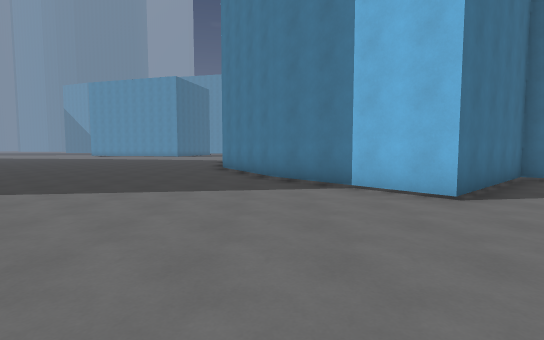
View 1 (above)

18 first-person views from a walk through a 3-D level made in the Godot game engine. The camera is 1.5 m above the floor, tilts 4° down and sees 85° across. The floor is counted in squares, 2 m on a side. Each view is taken from the middle of a square. On the plan, view 1 faces up. The plan holds only what a view shows up to about 10 squares ahead; the rest is blank. The place goes on beyond the plan.

View 2
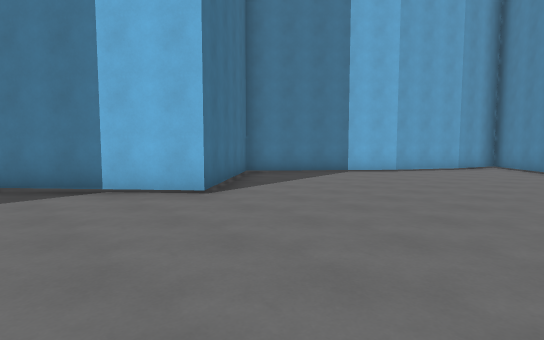

View 3
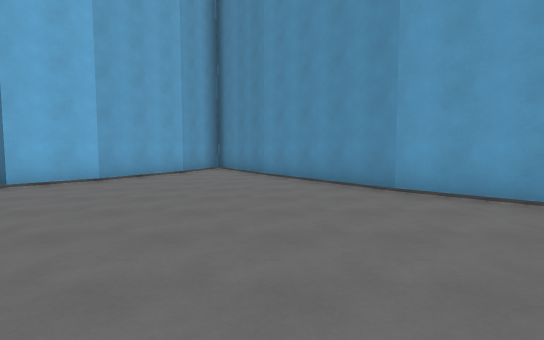

View 4
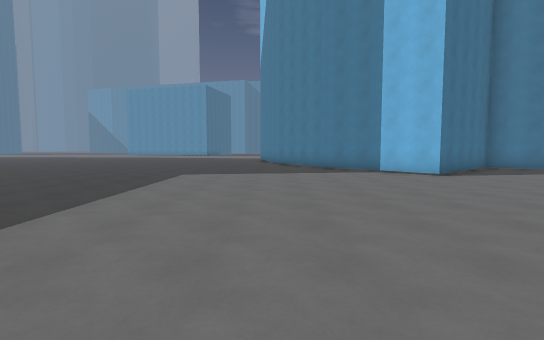

View 5
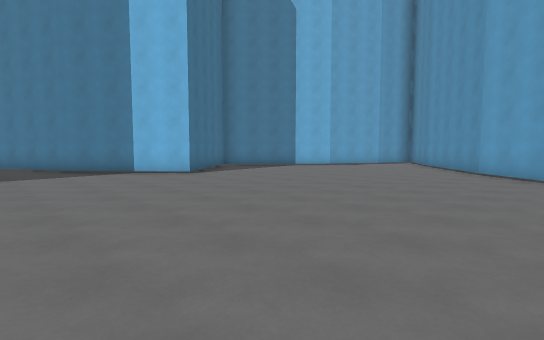

View 6
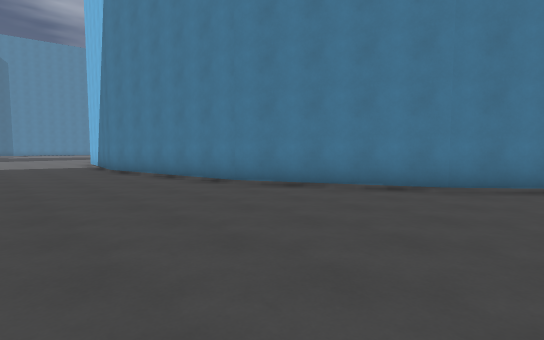

View 7
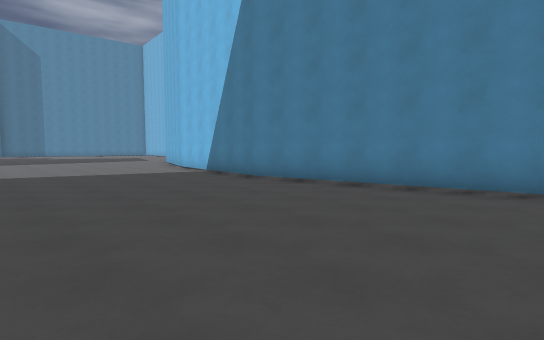

View 8
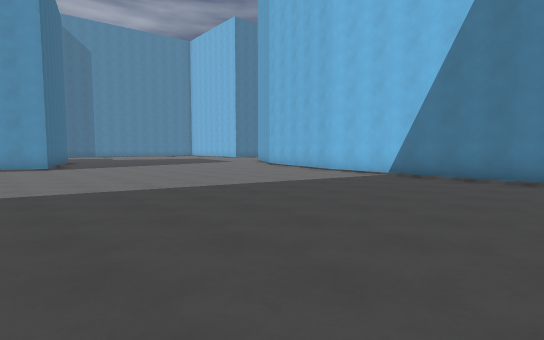

View 9
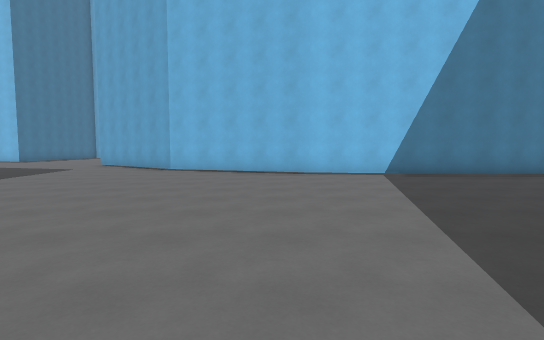

View 10
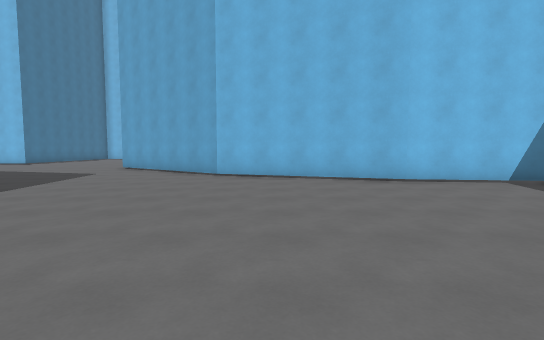

View 11
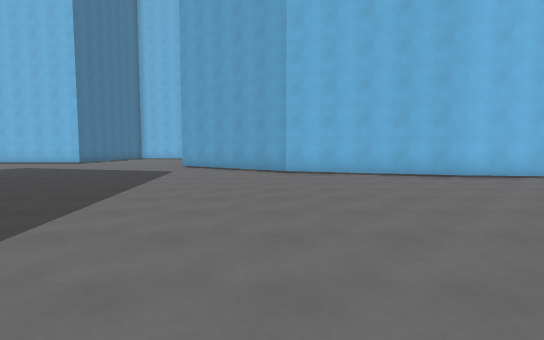

View 12
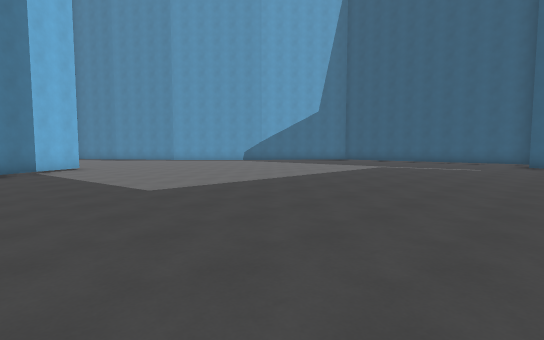

View 13
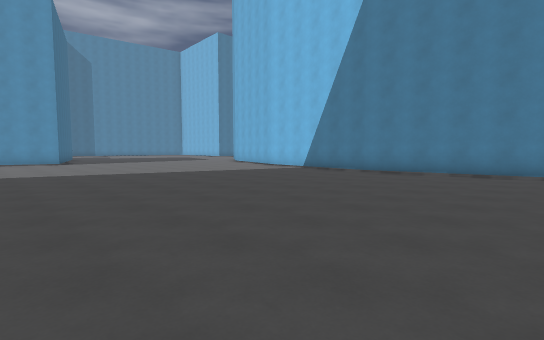

View 14
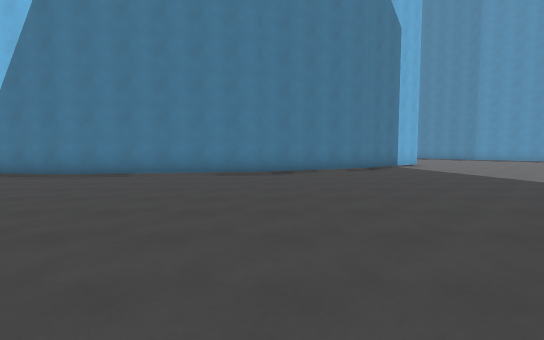

View 15
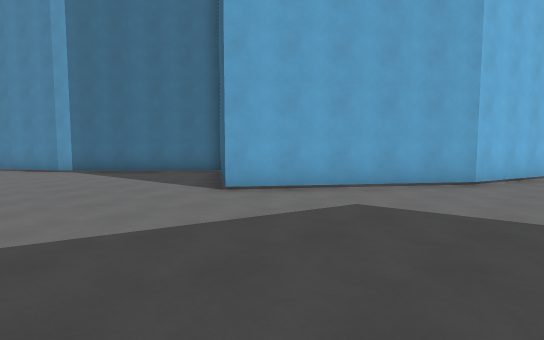

View 16
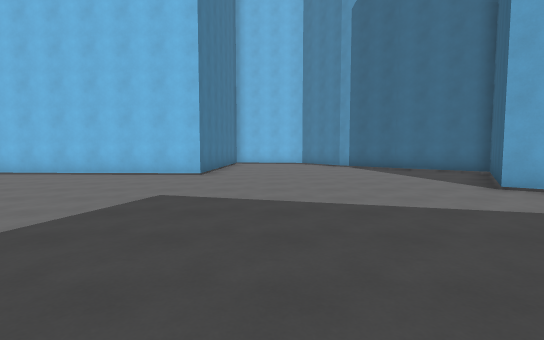

View 17
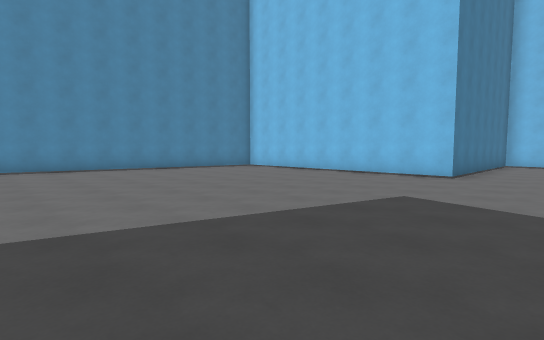

View 18
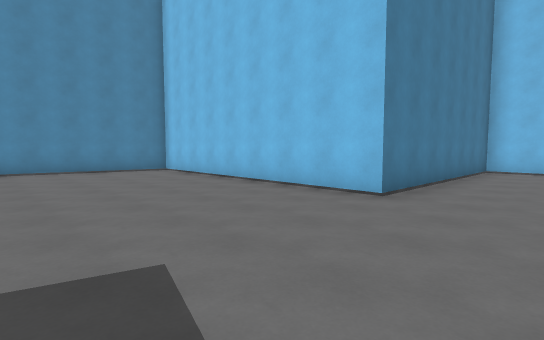

### Floor plan
Points are (right, up) in squares from view 1. A wall is a line through its corners. A room is listed if a view was taken in it or the views show most of it. See-through windows are left out.
Room 1 (views 1, 2, 3, 4, 5, 6, 7, 8, 9, 10, 11, 12, 13, 14, 15, 16, 17, 18)
walls: (-2.2, 21.8) (-0.6, 26.6) (2.4, 30.8) (6.1, 28.3) (8, 30.5) (9.8, 32.1); (-2.8, 16.8) (-2.1, 22); (-1.9, 11.2) (-2.8, 16.9); (-10, 29.2) (-10.5, 29.3); (0.1, 7.4) (-1.9, 11.3); (9.7, 32) (11, 32.8); (12.3, 35.4) (12.4, 36.8) (5.5, 37.1) (5.8, 44.4); (10.1, 4.1) (6.2, 7.3) (2.7, 4.3) (0, 7.6); (12.6, 2.8) (10, 4.1); (13, 2.7) (12.4, 2.8); (4.8, 45.4) (1.4, 46); (8.2, -2.2) (13, 1.3); (6.7, -3.7) (8.3, -2.1)

Positions as (right, up) in squares from view 1, and headings:
1: (0, 0), facing up
2: (0, 0), facing up-right
3: (3, 0), facing right
4: (-2, -4), facing up
5: (-2, -4), facing up-right
6: (-6, 6), facing up-right
7: (-8, 11), facing up-right
8: (-11, 16), facing up-right
9: (-11, 23), facing right
10: (-9, 25), facing right
11: (-10, 27), facing right
12: (-10, 7), facing down-right
13: (-12, 12), facing up-right
14: (-11, 11), facing right
15: (-2, 34), facing down-right
16: (-3, 35), facing right
17: (-3, 35), facing up-right
18: (1, 35), facing up-right
